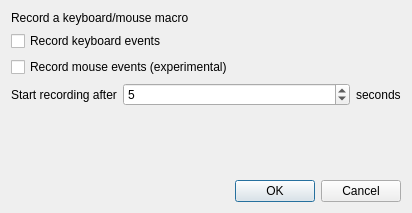
<?xml version="1.0" encoding="UTF-8"?>
<ui version="4.0">
 <class>Dialog</class>
 <widget class="QDialog" name="Dialog">
  <property name="windowModality">
   <enum>Qt::ApplicationModal</enum>
  </property>
  <property name="geometry">
   <rect>
    <x>0</x>
    <y>0</y>
    <width>412</width>
    <height>213</height>
   </rect>
  </property>
  <property name="windowTitle">
   <string>Record Script</string>
  </property>
  <layout class="QGridLayout" name="gridLayout">
   <item row="2" column="0" colspan="3">
    <widget class="QCheckBox" name="record_mouse_button">
     <property name="text">
      <string>Record mouse events (experimental)</string>
     </property>
    </widget>
   </item>
   <item row="0" column="0" colspan="3">
    <widget class="QLabel" name="header_label">
     <property name="text">
      <string>Record a keyboard/mouse macro</string>
     </property>
    </widget>
   </item>
   <item row="3" column="0" rowspan="2">
    <widget class="QLabel" name="start_recording_label">
     <property name="text">
      <string>Start recording after</string>
     </property>
    </widget>
   </item>
   <item row="3" column="2" rowspan="2">
    <widget class="QLabel" name="start_recording_time_unit_label">
     <property name="text">
      <string>seconds</string>
     </property>
    </widget>
   </item>
   <item row="1" column="0" colspan="3">
    <widget class="QCheckBox" name="record_keyboard_button">
     <property name="text">
      <string>Record keyboard events</string>
     </property>
    </widget>
   </item>
   <item row="5" column="1">
    <spacer name="vertical_spacer">
     <property name="orientation">
      <enum>Qt::Vertical</enum>
     </property>
     <property name="sizeHint" stdset="0">
      <size>
       <width>20</width>
       <height>40</height>
      </size>
     </property>
    </spacer>
   </item>
   <item row="6" column="0" colspan="3">
    <widget class="QDialogButtonBox" name="button_box">
     <property name="orientation">
      <enum>Qt::Horizontal</enum>
     </property>
     <property name="standardButtons">
      <set>QDialogButtonBox::Cancel|QDialogButtonBox::Ok</set>
     </property>
    </widget>
   </item>
   <item row="3" column="1" rowspan="2">
    <widget class="QSpinBox" name="delay_recording_start_seconds_spin_box">
     <property name="sizePolicy">
      <sizepolicy hsizetype="MinimumExpanding" vsizetype="Fixed">
       <horstretch>0</horstretch>
       <verstretch>0</verstretch>
      </sizepolicy>
     </property>
     <property name="value">
      <number>5</number>
     </property>
    </widget>
   </item>
  </layout>
 </widget>
 <resources/>
 <connections>
  <connection>
   <sender>button_box</sender>
   <signal>accepted()</signal>
   <receiver>Dialog</receiver>
   <slot>accept()</slot>
   <hints>
    <hint type="sourcelabel">
     <x>248</x>
     <y>254</y>
    </hint>
    <hint type="destinationlabel">
     <x>157</x>
     <y>274</y>
    </hint>
   </hints>
  </connection>
  <connection>
   <sender>button_box</sender>
   <signal>rejected()</signal>
   <receiver>Dialog</receiver>
   <slot>reject()</slot>
   <hints>
    <hint type="sourcelabel">
     <x>316</x>
     <y>260</y>
    </hint>
    <hint type="destinationlabel">
     <x>286</x>
     <y>274</y>
    </hint>
   </hints>
  </connection>
 </connections>
</ui>
